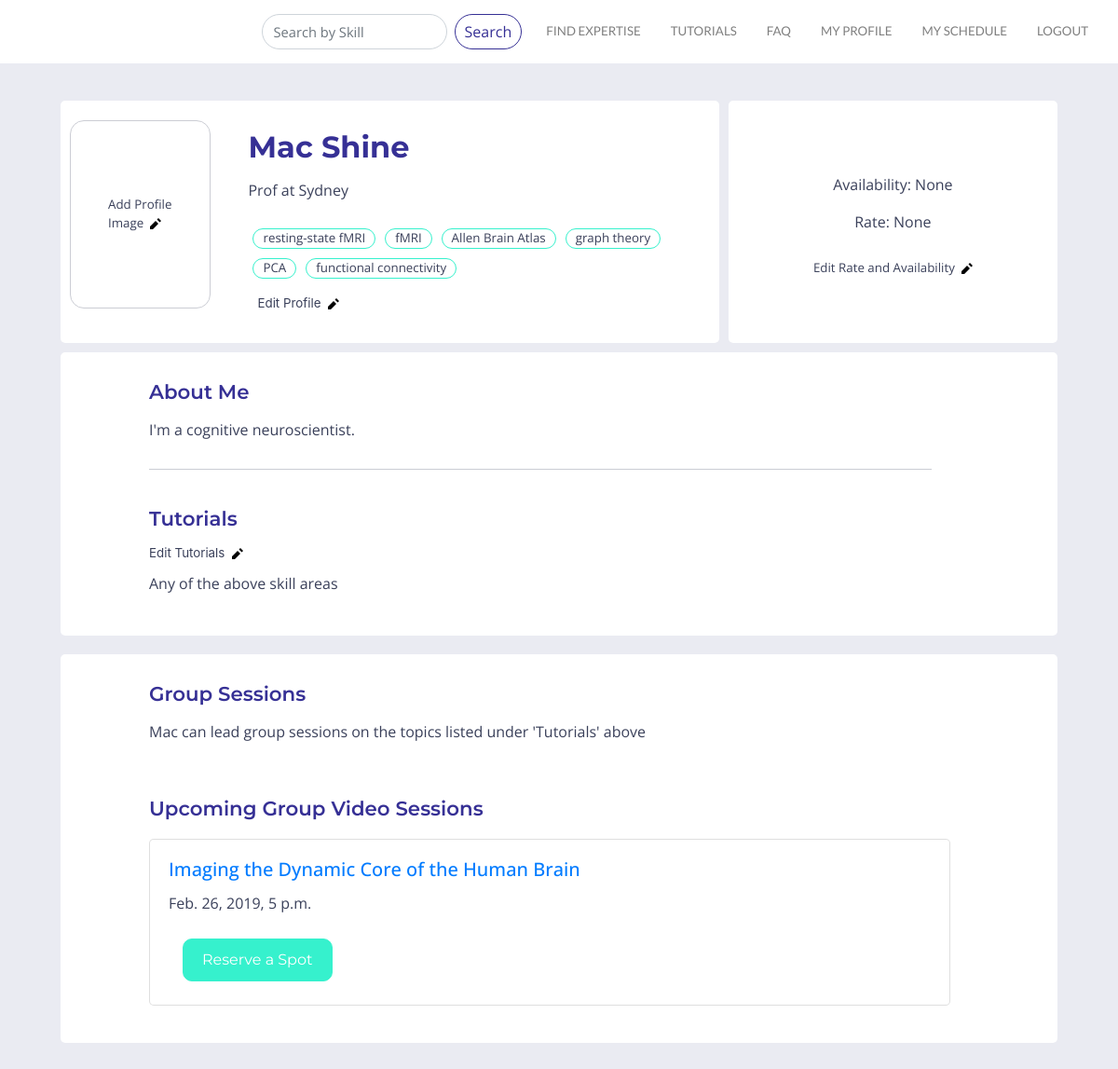
The page /search/users/profile/ (signed in) on the database its author committed.
### users/models.py (models this page shows)
class CustomUser(AbstractUser):
    objects = CustomUserManager()
    position = models.CharField(max_length =10000, null=True, default='', blank=True)
    bio = models.CharField(max_length =10000, null=True, default='', blank=True)
    skills = TaggableManager(help_text="A comma-separated list of tags.")
    image = models.ImageField(upload_to="profile_image", blank=True)
    website = models.CharField(max_length=10000, null=True, default='', blank=True)
    skill_area1_title = models.CharField(max_length =10000, null=True, default='', blank=True)
    skill_area1 = models.CharField(max_length =10000, null=True, default='', blank=True)
    skill_area2_title = models.CharField(max_length =10000, null=True, default='', blank=True)
    skill_area2 = models.CharField(max_length =10000, null=True, default='', blank=True)
    skill_area3_title = models.CharField(max_length =10000, null=True, default='', blank=True)
    skill_area3 = models.CharField(max_length =10000, null=True, default='', blank=True)
    skill_area4_title = models.CharField(max_length =10000, null=True, default='', blank=True)
    skill_area4 = models.CharField(max_length =10000, null=True, default='', blank=True)
    skill_area5_title = models.CharField(max_length =10000, null=True, default='', blank=True)
    skill_area5 = models.CharField(max_length =10000, null=True, default='', blank=True)
    software_hardware = models.CharField(max_length =10000, null=True, default='', blank=True)
    software_hardware_intermediate = models.CharField(max_length =10000, null=True, default='', blank=True)
    availability = models.CharField(max_length=10000, null=True, default='', blank=True)
    rate = models.CharField(max_length= 10000, null=True, default='', blank=True)
    expert = models.BooleanField(blank=True, default=False)
    gives_tutorials = models.BooleanField(blank=True, default=False)
    tutorial_area = models.CharField(max_length =10000, null=True, default='', blank=True)
    wants_expert = models.BooleanField(blank=True, default=False)
    needs_help_with = models.CharField(max_length =10000, null=True, default='', blank=True)
    profile_under_review = models.BooleanField(blank=True, default=False)
    profile_approved = models.BooleanField(blank=True, default=False)

### booking/models.py (models this page shows, shortened)
class Booking(models.Model):
    user = models.ForeignKey(CustomUser, null=True, default='', on_delete=models.CASCADE)
    expert = models.ForeignKey(CustomUser, null=True, default='',on_delete=models.CASCADE, related_name='bookings')
    title = models.CharField(max_length=200, default='e.g. Advice on statistics', null=True)
    start_time = models.DateTimeField('Start time', null=True)
    end_time = models.DateTimeField('End time', null=True)
    notes = models.TextField('Notes', blank=True, null=True)
    is_confirmed = models.BooleanField(blank=True, default=False)
    is_tutorial = models.BooleanField(blank=True, default=False)
    description = models.TextField('Description', blank=True, null=True)
    class Meta:
        verbose_name = 'Booking'
        verbose_name_plural = 'Bookings'

### users/views.py (the view)
# urls.py: path('profile/', views.view_profile, name='profile'),
def view_profile(request, pk=None):
    if pk:
        user = CustomUser.objects.get(pk=pk)
    else:
        user = request.user
    bookings = user.bookings.all()
    tutorials = bookings.filter(is_tutorial=True)
    args = {'user': user,
            'bookings': bookings,
            'tutorials': tutorials,
           }
    return render(request, 'profile.html', args)

### templates/profile.html (shortened to what this page needs)
{% extends 'layout.html' %}
{% load static %}
{% block content %}
<div class="container-fluid" id="profile_container">
   <div class="container profile">
    <div class="container" id = "profile_intro">
        <div class="container" id="expert">
            {% if user.image %}
            <div>
               <a href="{% url 'edit_profile_image' %}"><img class="profile_image" src="{{ user.image.url }}" width="170"/></a>
            </div>
            {% elif not user.image and user.is_authenticated and user == request.user %}
            <div class="edit_profile_image_button"><p class="image_bubble">Add Profile Image&nbsp&nbsp<a href="{% url 'edit_profile_image' %}"><img class="iconic" src="/static/css/pencil.svg"></a></p></div>
            {% endif %}
            <div class="container user_name">
            <p class="profile_name">{{ user.first_name }}&nbsp{{ user.last_name }}</p>
            <p class="profile_text">{{user.position}}</p>
                {% if user.website %}
                <a href="{{ user.website }}" target="_blank"><p class="website_text">Google Scholar Profile</p></a>
                {% else %}
                <br>
                {% endif %}
                <div class="container skills">
                {% for skill in user.skills.all %}
                    <a class="skill_bubble" href="{% url 'skills' skill.name %}"><div class="skill_bubble"><p class="skill_bubble">{{ skill.name }}</p></div></a>
                {% endfor %}
                </div>
                {% if user.is_authenticated and user == request.user %}
                <a href="{% url 'edit_profile' %}"><div class="edit_profile"><p class="skill_bubble">Edit Profile&nbsp&nbsp<img class="iconic" src="/static/css/pencil.svg"></p></div></a>
                {% endif %}
            </div>
        </div>
        <div class="container" id="availability">
               <div class="availability_text">
                <p>Availability: {{ user.availability }}</p>
                <p>Rate: {{ user.rate }}</p>
            </div>
            {% if user != request.user and user.is_authenticated %}
                <a href="{% url 'booking:user_booking_new' pk=user.pk %}"><button type="submit" class="booking_button">Request to Book</button></a>
            {% if user.gives_tutorials %}
                <p>or <a class="join_group" href="#tutorial">Join a group session</a></p>
            {% endif %}
            {% elif user.is_authenticated and user == request.user %}
                <a href="{% url 'edit_profile_rate' %}"><div class="edit_profile"><p class="skill_bubble">Edit Rate and Availability&nbsp&nbsp<img class="iconic" src="/static/css/pencil.svg"></p></div></a>
            {% endif %}
       </div>
    </div>
       </div>
<div class="container profile">
     <div class="container" id="profile_content">
         <div class="profile_content_text">
         <h4 class="bio_title">About Me</h4>
         <p class="profile_text">{{ user.bio }}</p>
    <div class="divider"></div>
        {% if user.gives_tutorials and user.tutorial_area %}
        <h4 class="bio_title">Tutorials</h4> {% if user.is_authenticated and user == request.user %}
                <a href="{% url 'edit_profile_tutorials' %}"><div class="edit_profile_tutorials"><p class="skill_bubble">Edit Tutorials&nbsp&nbsp<img class="iconic" src="/static/css/pencil.svg"></p></div></a>
                {% endif %}
         <p class="profile_text">{{ user.tutorial_area }}</p>
        {% endif %}
             <br>
       </div>
    </div>
    </div>
{% if user.gives_tutorials and user.tutorial_area %}
<div class="container profile">
<div class="container" id="profile_content">
    <div class="profile_content_text">
        <h4 class="bio_title">Group Sessions</h4>
         <p class="profile_text">{{ user.first_name }} can lead group sessions on the topics listed under 'Tutorials' above</p>
       <br><br>
{% if tutorials %}
<h4 class="bio_title">Upcoming Group Video Sessions</h4>
{% for booking in tutorials %}
        {% if booking.is_confirmed %}
    <div class="container card">
        <h5 class="card-title"><a href="{% url 'booking:booking_detail' pk=booking.pk %}">{{ booking.title }}</a></h5>
        <p class="card-text">{{ booking.start_time }}</p>
                {% if booking.title == 'Imaging the Dynamic Core of the Human Brain' %}
                <div class="container eventbrite_button">
        <button class="booking_button eventbrite" id="eventbrite-widget-modal-trigger-56310316673" type="button">Reserve a Spot</button>
                </div>
                {% endif %}
    </div>
        {% endif %}
        {% endfor %}
{% else %}
        <div class="container card">
       <p class="profile_text">This user is not currently hosting any group sessions.<p>
    </div>
       {% endif %}
</div>
</div>
</div>
 {% endif %}
</div>
{% endblock %}

### static/css/layout.css (style rules this page uses)
a { color: #6e75a8; text-decoration: none; }
p { color:#3a405a; }
img.iconic { height: 12px; width: 12px; fill: gray; stroke: gray; }
body { background-image: url(scipertise_background_dark.jpg); background-size: cover; background-repeat:no-repeat; }
div#profile_container.container-fluid { padding:30px; background-color:#eaebf2; display: flex; flex-direction: column; overflow-y: scroll; min-height: 100%; }
div#profile_intro.container { display: flex; flex-direction: row; border-radius: 5px; margin-bottom: 5px; padding:0px; margin: 10px 20px 0px 20px; }
div#expert.container { display: flex; flex-direction: row; background-color: white; background-color: white; border-radius: 5px; margin-right: 10px; padding: 10px 0px; }
div.container.user_name { margin: 0px 0px 10px 10px; }
div#availability.container { font-family: 'Open Sans', sans-serif; font-size: 12pt; border-radius: 10px; display: flex; flex-direction: column; align-items: center; justify-content: center; text-align: center; width: 50%; margin: 0px; padding: 10px 0px; background-color: white; border-radius: 5px; }
div.availability_text { margin: 20px 20px 0px 20px; }
div#profile_content.container { background-color: white; border-radius: 5px; display: flex; flex-direction: column; margin: 10px 20px; }
div.profile_content_text { margin: 20px 140px 20px 80px; }
div.container.profile { display: flex; flex-direction: row; }
div.container.card { display: flex; padding: 20px; border-radius: 5px; margin: 20px auto; }
p.profile_name { display: inline-block; padding: 16px 0px 0px 0px; font-size: 24pt; font-family: 'Montserrat', sans-serif; font-weight: 400; margin-bottom: 0; color:#363095; font-weight: 700; }
p.profile_text { font-size: 12pt; font-family: 'Open Sans', sans-serif; margin: 10px 0px 0px 0px; }
div.divider { border-bottom: 1px solid #CBCDD4; padding-top: 10px; margin: 20px 20px 40px 0px; }
h4.bio_title { font-family: 'Montserrat', sans-serif; font-weight: 600; font-size: 16pt; margin: 10px 0px 15px 0px; color: #363095; }
div.edit_profile_image_button { display: flex; align-items:center; justify-content: center; margin: 10px; }
p.image_bubble { padding: 80px 40px 80px 40px; font-family: 'Open Sans', sans-serif; font-size: 10pt; border: 1px solid #CBCDD4; border-radius: 15px; margin-right: 5px; }
div.container.skills { display: flex; flex-direction: row; flex-wrap: wrap; font-family: 'Open Sans', sans-serif; padding: 0px; }
div.skill_bubble { border-radius: 20px; border: solid 1px #36F1CD; text-align: center; padding: 0px 10px 0px 10px; margin: 5px; display:flex; font-size: 11pt; }
a.skill_bubble { color: #3a405a; }
p.skill_bubble { padding: 0; margin: 0; font-size: 10pt; color: #3a405a; }
div.edit_profile { border-radius: 20px; text-align: center; padding: 2px 10px 2px 10px; margin: 10px auto; display:flex; }
h5.card-title { font-family: 'Open Sans', sans-serif; }
p.card-text { font-family: 'Open Sans', sans-serif; }
button.booking_button { border-radius: 10px; text-align: center; margin: 5px auto; padding: 10px 20px 10px 20px; margin-top: 10px; background-color: #36F1CD; border: 1px solid; border-color: #36F1CD; color: white; font-size: 12pt; font-family: 'Montserrat', sans-serif; }
button.booking_button.eventbrite { border-radius: 10px; text-align: center; padding: 10px 20px 10px 20px; margin-top: 10px; background-color: #36F1CD; border: 1px solid; border-color: #36F1CD; color: white; font-size: 12pt; font-family: 'Montserrat', sans-serif; }
a { color: #6e75a8; }
@media screen and (max-width: 1200px) { div.profile_content_text { margin: 20px 100px 20px 80px; } }

### rows shown on the page
CustomUser: first_name "Mac", last_name "Shine", position "Prof at Sydney", availability "None", rate "None", bio "I'm a cognitive neuroscientist.", tutorial_area "Any of the above skill areas"
Tag: name "resting-state fMRI"
Tag: name "fMRI"
Tag: name "Allen Brain Atlas"
Tag: name "graph theory"
Tag: name "PCA"
Tag: name "functional connectivity"
Booking: title "Imaging the Dynamic Core of the Human Brain", start_time "Feb. 26, 2019, 5 p.m.", shows "Reserve a Spot"
